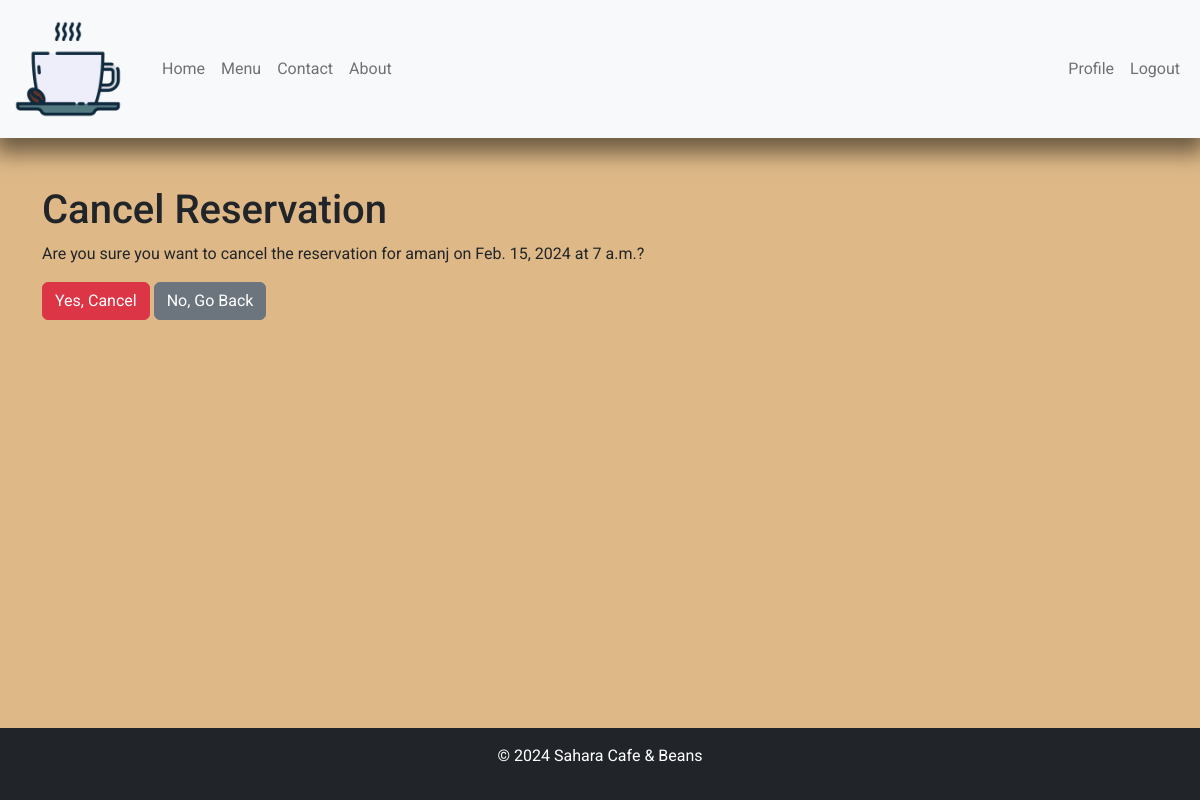
The app's page /reservations/cancel_reservation/54/ (signed in), older data.
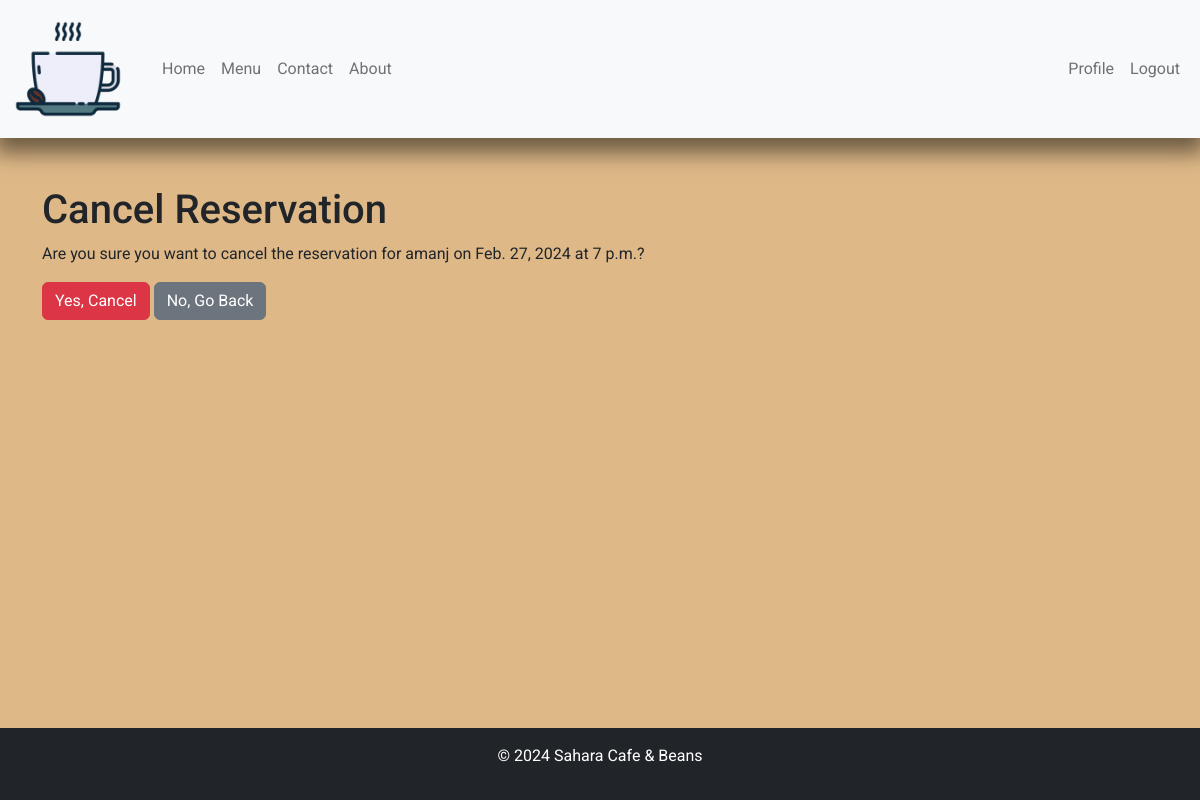
The same page, newer data.
### reservations/models.py (models this page shows, shortened)
class Reservation(models.Model):
    user = models.ForeignKey(User, on_delete=models.CASCADE)
    date = models.DateField()
    time = models.TimeField(choices=times_for_reservation)
    number_of_guests = models.IntegerField(choices=numb_of_guest_choices)
    created_at = models.DateTimeField(auto_now_add=True)

### reservations/views.py (the view, shortened to what this page needs)
# urls.py: path('cancel_reservation/<int:reservation_id>/', views.cancel_reservation, name='cancel_reservation'),
@login_required
def cancel_reservation(request, reservation_id):
    reservation = get_object_or_404(Reservation, id=reservation_id, user=request.user)
    difference = (reservation.date - timezone.now().date()).days
    return render(request, 'reservations/cancel_reservation.html', {'reservation': reservation})

### reservations/templates/reservations/cancel_reservation.html (shortened to what this page needs)
{% extends 'base.html' %}
{% block content %}
<div class="container mt-5">
    <h1>Cancel Reservation</h1>
    <p>Are you sure you want to cancel the reservation for {{ reservation.user.username}} on {{reservation.date}} at {{ reservation.time}}?</p>
    <form method="post">
        <button type="submit" class="btn btn-danger">Yes, Cancel</button>
        <a href="{% url 'accounts:profile_detail' %}" class="btn btn-secondary">No, Go Back</a>
    </form>
</div>
{% endblock %}

### templates/base.html (shortened to what this page needs)
{% load static %}
<!DOCTYPE html>
<html lang="en">
<head>
    {% block extra_css %}
    <link rel="stylesheet" href="https://cdnjs.cloudflare.com/ajax/libs/bootstrap/5.2.3/css/bootstrap.min.css" />
    <link rel="stylesheet" href="{% static 'css/base.css' %}">
    {% endblock %}
</head>
<body>
    {% include 'includes/header.html' %}
    <main>
        {% block content %}
        {% endblock %}
    </main>
    {% include 'includes/footer.html' %}
</body>
</html>

### templates/includes/header.html (shortened to what this page needs)
{% load static %}
<header>
    {% with request.resolver_match.url_name as url_name %}
        <nav class="navbar navbar-expand-lg bg-light">
            <div class="container-fluid">
                <a class="navbar-brand" href="{% url 'home' %}"><img src="{% static 'images/logo.webp' %}" alt="Logo for Sahara Cafe & Beans" class="logo"></a>
                <div class="collapse navbar-collapse" id="navbarNav">
                    <ul class="navbar-nav me-auto mb-2 mb-lg-0">
                        <li class="nav-item">
                            <a class="nav-link {% if url_name == 'home' %}active{% endif %}" aria-current="page" href="{% url 'home' %}">Home</a>
                        </li>
                        <li class="nav-item">
                            <a class="nav-link {% if url_name == 'menu_list' %}active{% endif %}" href="{% url 'menu:menu_list' %}">Menu</a>
                            <li class="nav-item">
                            <a class="nav-link {% if url_name == 'contact' %}active{% endif %}" href="{% url 'contact' %}">Contact</a>
                        </li>
                        <li class="nav-item">
                            <a class="nav-link {% if url_name == 'about' %}active{% endif %}" href="{% url 'about' %}">About</a>
                        </li>
                    </ul>
                    <ul class="navbar-nav">
                        {% if request.user.is_authenticated %}
                        {% if request.user.profile %}
                        <li class="nav-item">
                            <a class="nav-link {% if url_name == 'profile_detail' %}active{% endif %}" href="{% url 'accounts:profile_detail' %}">Profile</a>
                        </li>
                        {% else %}
                            <li class="nav-item">
                                <a class="nav-link {% if url_name == 'create_profile' %}active{% endif %}" href="{% url 'accounts:create_profile' %}">Create Profile</a>
                            </li>
                        {% endif %}
                        <li class="nav-item">
                            <a class="nav-link {% if url_name == 'accounts_logout' %}active{% endif %}" href="/accounts/logout/">Logout</a>
                        </li>
                        {% endif %}
                    </ul>
                </div>
            </div>
        </nav>
    {% endwith %}
</header>

### templates/includes/footer.html
{% load static %}
<footer class="bg-dark text-white text-center py-3">
    <p>&copy; 2024 Sahara Cafe & Beans</p>
</footer>

### static/css/base.css (style rules this page uses)
:root { --font-primary: 'Roboto', sans-serif; --font-size-base: 16px; --font-size-small: 0.8rem; --font-size-large: 1.25rem; --main-color: #a0522d; --accent-color: #deb887; --background-color: #fffaf0; --box-shadow-color: 0px 10px 20px 5px rgba(0, 0, 0, 0.5); }
.navbar { background-color: var(--accent-color); box-shadow: var(--box-shadow-color); }
.navbar .navbar-brand { margin-right: 30px; }
img.logo { width: 7rem; }
html, body { height: 100%; }
body { display: flex; flex-direction: column; font-family:var(--font-primary); }
h1, h2, h3, h4, h5, h6 { font-family: var(--font-size-base); }
main { flex: 1 0 auto; background-color: var(--accent-color); }

Row changes from the older to the newer data that the page shows:
changed Reservation "amanj": date "Feb. 15, 2024" → "Feb. 27, 2024"; time "7 a.m." → "7 p.m."
